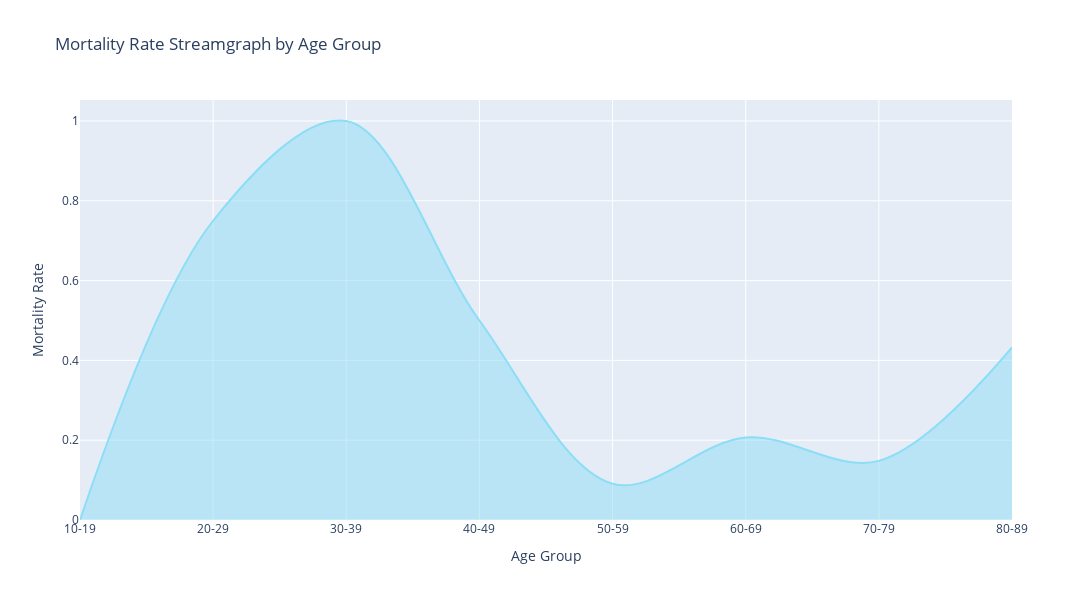

Notebook code cell kept with this figure:
### Code cell
stream_df = mortality.pivot_table(
    index='age_group', values='mortality_rate', aggfunc='mean'
).reset_index()

fig = px.area(stream_df,x="age_group",y="mortality_rate",
    title="Mortality Rate Streamgraph by Age Group",
    line_shape="spline",
    color_discrete_sequence=["#8bdef6"],
)

fig.update_layout(yaxis_title="Mortality Rate",xaxis_title="Age Group",
    hovermode="x unified",
    showlegend=False,
    width=1200,  
    height=600
)

fig.show()

### Figure 1 — Plotly figure (JSON) as saved in the notebook; plotly's stock layout.template omitted (floating-point values rounded to 4 significant figures)
{"data": [{"fillpattern": {"shape": ""}, "hovertemplate": "age_group=%{x}<br>mortality_rate=%{y}<extra></extra>", "legendgroup": "", "line": {"color": "#8bdef6", "shape": "spline"}, "marker": {"symbol": "circle"}, "mode": "lines", "name": "", "orientation": "v", "showlegend": false, "stackgroup": "1", "type": "scatter", "x": ["10-19", "20-29", "30-39", "40-49", "50-59", "60-69", "70-79", "80-89"], "xaxis": "x", "y": [0, 0.75, 1, 0.5, 0.09091, 0.2069, 0.1481, 0.4324], "yaxis": "y"}], "layout": {"height": 600, "hovermode": "x unified", "legend": {"tracegroupgap": 0}, "showlegend": false, "title": {"text": "Mortality Rate Streamgraph by Age Group"}, "width": 1200, "xaxis": {"anchor": "y", "domain": [0, 1], "title": {"text": "Age Group"}}, "yaxis": {"anchor": "x", "domain": [0, 1], "title": {"text": "Mortality Rate"}}}}
